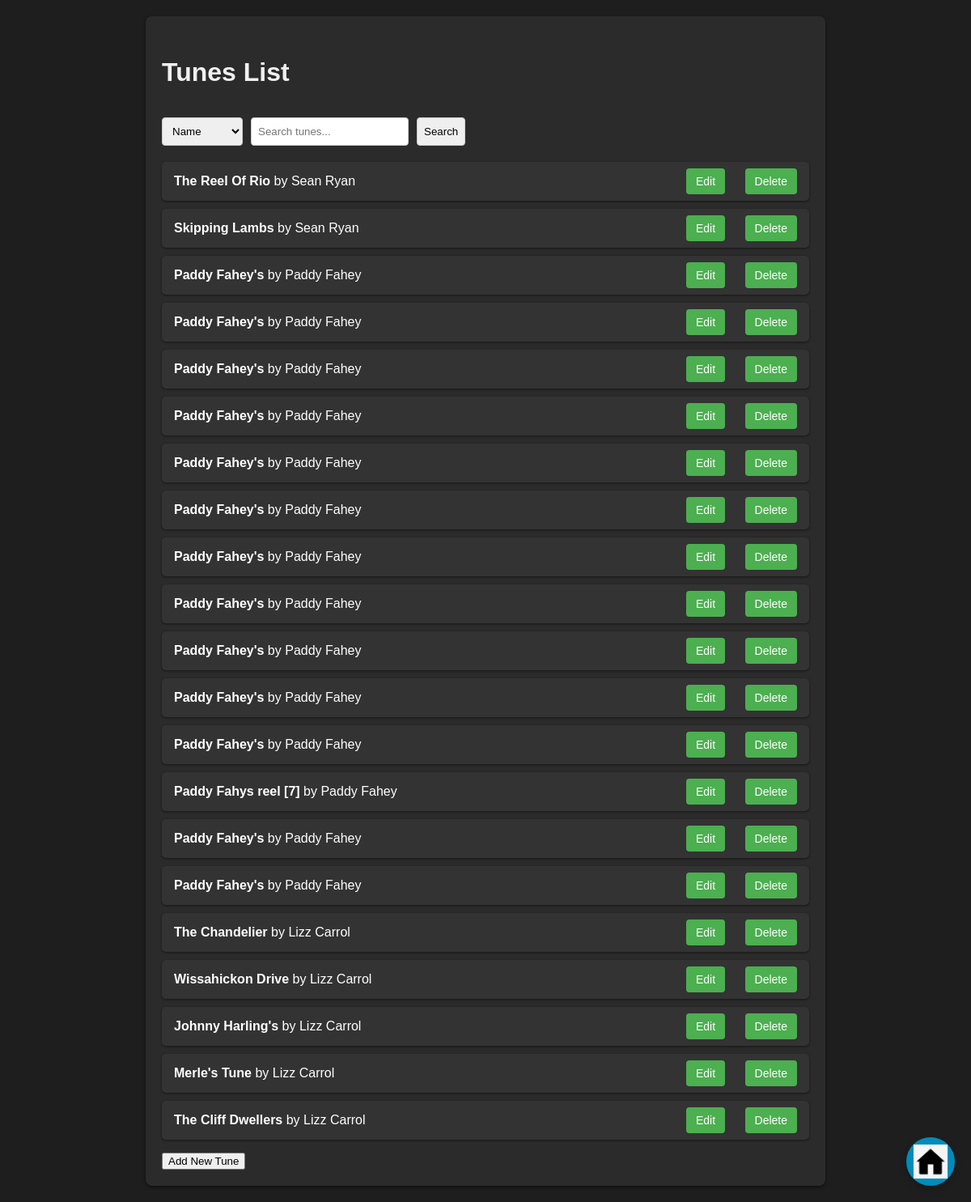
Before: /tunes/ with the older database file.
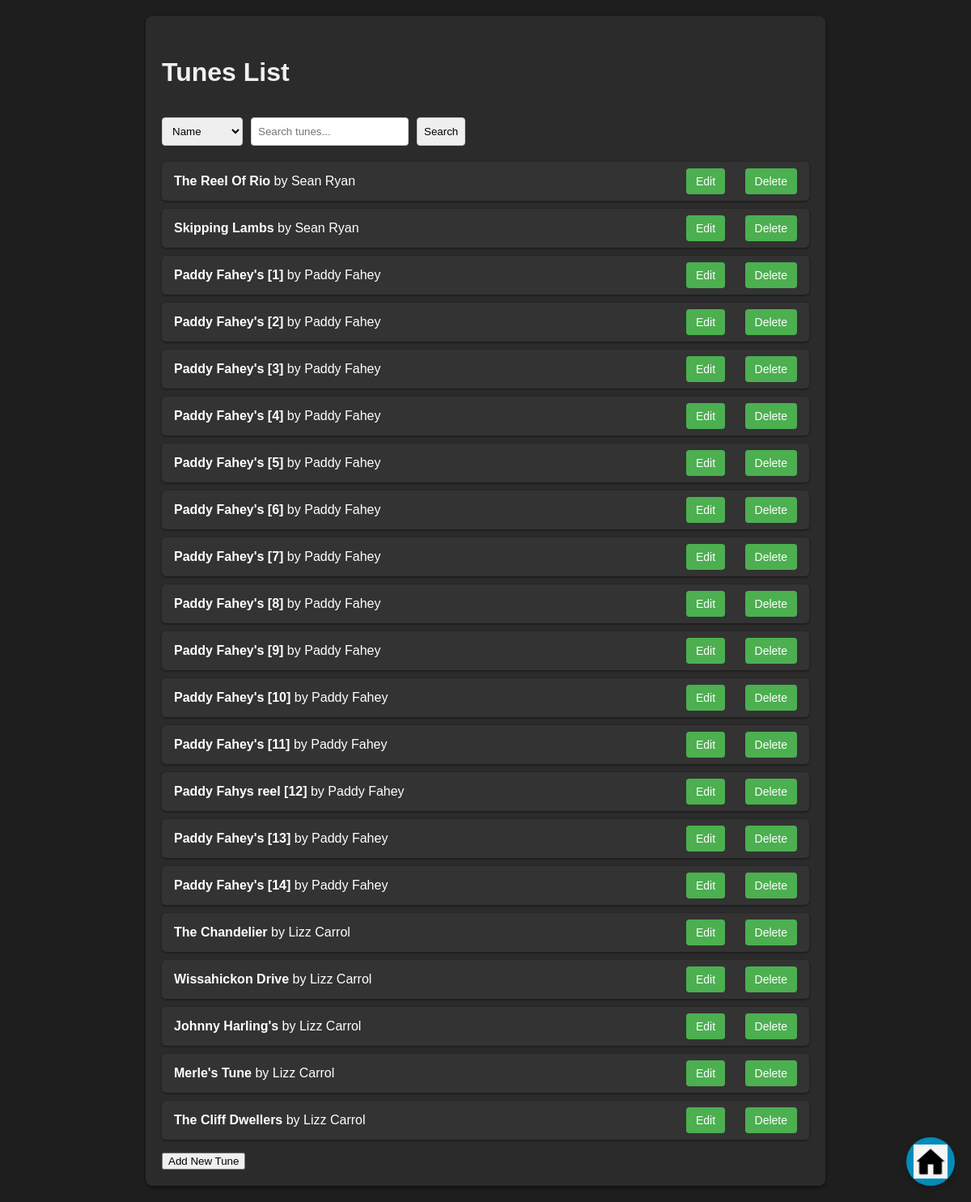
After: the same page with the newer database file.
### music_analysis/models.py (models this page shows, shortened)
class Tune(models.Model):
    name = models.CharField(max_length=100)  # Tune's name
    composer = models.CharField(max_length=100)  # Composer's name
    abc_notation = models.TextField()  # ABC notation for the tune

### music_analysis/views.py (the view, shortened to what this page needs)
# urls.py: path('tunes/', views.tunes, name='tunes'),
def tunes(request):
    tunes = Tune.objects.all()
    tune_id = request.GET.get('edit')  # Get 'edit' parameter from the query string
    delete_id = request.GET.get('delete')  # Get 'delete' parameter from the query string
    form = None
    if request.method == 'POST':
        print("POST request received")
    if delete_id and request.method == 'POST':
        print(f"Trying to delete tune with ID: {delete_id}")
        tune = get_object_or_404(Tune, pk=delete_id)
        tune.delete()
        print(f"Tune deleted: {delete_id}")
        return redirect('tunes')
    tunes_data = {}
    for tune in tunes:
        tunes_data[tune.pk] = {
            'name': tune.name,
            'composer': tune.composer,
            'abc_notation': tune.abc_notation,
        }
    return render(request, 'tunes.html', {
        'tunes': tunes,
        'form': form,
        'tune_id': tune_id,
        'tunes_data_json': json.dumps(tunes_data),
        'delete_id': delete_id
    })

### music_analysis/templates/tunes.html (shortened to what this page needs)
<!DOCTYPE html>
{% load static %}
<html lang="en">
<head>
    <link rel="stylesheet" href="{% static 'music_analysis/css/tunes.css' %}">
</head>
<body>
    <div class="container">
        <h1>Tunes List</h1>
        <div class="search-bar">
            <select id="search-type">
                <option value="name">Name</option>
            </select>
            <input type="text" id="search-query" placeholder="Search tunes...">
            <button id="search-button">Search</button>
        </div>
        <ul id="tunes-list">
            {% for tune in tunes %}
                <li>
                    <span><strong>{{ tune.name }}</strong> by {{ tune.composer }}</span>
                    <div>
                        <a href="#" class="edit-tune-link"
                           data-edit-url="{% url 'tunes_edit' tune.pk %}">Edit</a>
                        <a href="#" class="delete-tune-link"
                           data-delete-url="{% url 'tunes_delete' tune.pk %}">Delete</a>
                    </div>
                </li>
            {% endfor %}
        </ul>
        <button id="add-new-tune-button">Add New Tune</button>
    </div>
    <a href="{% url 'music_dashboard' %}" class="home-button">
        <img src="{% static 'music_analysis/images/home-icon.png' %}" alt="Home">
    </a>
</body>
</html>

### static/music_analysis/css/tunes.css (style rules this page uses)
body { padding: 20px; font-family: Arial, sans-serif; background-color: #1e1e1e; color: #fff; margin: 0; }
h1, h2 { padding-bottom: 15px; padding-top: 10px; color: #f0f0f0; }
ul { list-style-type: none; padding: 0; }
li { background-color: #333; padding: 15px; margin: 10px 0; border-radius: 5px; box-shadow: 0 1px 3px rgba(0, 0, 0, 0.5); display: flex; justify-content: space-between; align-items: center; color: #fff; }
li a, li form { margin-left: 20px; }
li a { text-decoration: none; background-color: #4CAF50; color: white; padding: 8px 12px; border-radius: 4px; font-size: 14px; transition: background-color 0.3s ease; }
.container { max-width: 800px; margin: 0 auto; padding: 20px; background-color: #2b2b2b; border-radius: 8px; box-shadow: 0 2px 4px rgba(0, 0, 0, 0.5); }
a { color: #ffffff; }
.home-button { position: fixed; bottom: 20px; right: 20px; z-index: 1000; width: 60px; height: 60px; background-color: #008CBA; border-radius: 50%; display: flex; justify-content: center; align-items: center; box-shadow: 0 4px 8px rgba(0, 0, 0, 0.2); }
.home-button img { width: 70%; height: 70%; object-fit: contain; }

### music_analysis/templates/tunes.html (style rules this page uses)
.search-bar { display: flex; gap: 10px; margin-bottom: 20px; }
#search-type, #search-query, #search-button { padding: 8px; border: 1px solid #ccc; border-radius: 4px; }

Changed rows visible on the page:
changed Tune: name "Paddy Fahey's" → "Paddy Fahey's [1]"
changed Tune: name "Paddy Fahey's" → "Paddy Fahey's [2]"
changed Tune: name "Paddy Fahey's" → "Paddy Fahey's [3]"
changed Tune: name "Paddy Fahey's" → "Paddy Fahey's [4]"
changed Tune: name "Paddy Fahey's" → "Paddy Fahey's [5]"
changed Tune: name "Paddy Fahey's" → "Paddy Fahey's [6]"
changed Tune: name "Paddy Fahey's" → "Paddy Fahey's [7]"
changed Tune: name "Paddy Fahey's" → "Paddy Fahey's [8]"
changed Tune: name "Paddy Fahey's" → "Paddy Fahey's [9]"
changed Tune: name "Paddy Fahey's" → "Paddy Fahey's [10]"
changed Tune: name "Paddy Fahey's" → "Paddy Fahey's [11]"
changed Tune: name "Paddy Fahys reel [7]" → "Paddy Fahys reel [12]"
changed Tune: name "Paddy Fahey's" → "Paddy Fahey's [13]"
changed Tune: name "Paddy Fahey's" → "Paddy Fahey's [14]"
